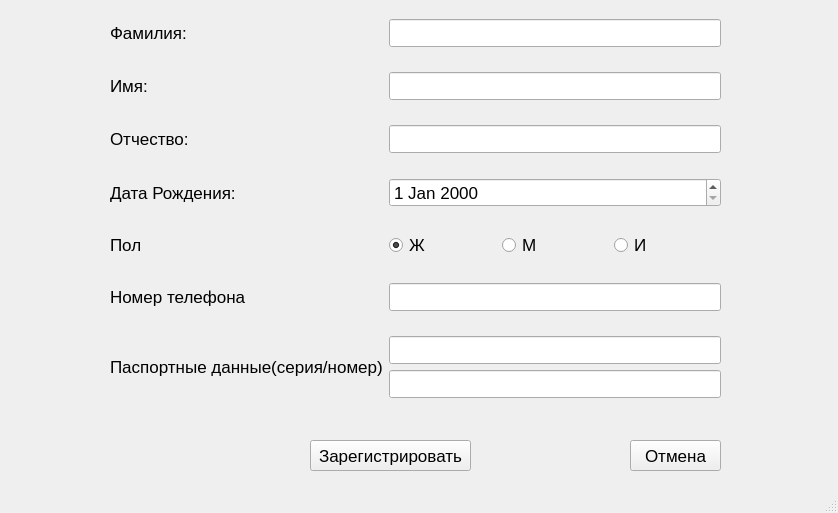
<?xml version="1.0" encoding="UTF-8"?>
<ui version="4.0">
 <class>people</class>
 <widget class="QMainWindow" name="people">
  <property name="geometry">
   <rect>
    <x>0</x>
    <y>0</y>
    <width>838</width>
    <height>513</height>
   </rect>
  </property>
  <property name="windowTitle">
   <string>Booking</string>
  </property>
  <widget class="QWidget" name="centralwidget">
   <widget class="QWidget" name="gridLayoutWidget">
    <property name="geometry">
     <rect>
      <x>110</x>
      <y>0</y>
      <width>611</width>
      <height>421</height>
     </rect>
    </property>
    <property name="font">
     <font>
      <pointsize>13</pointsize>
     </font>
    </property>
    <layout class="QGridLayout" name="gridLayout">
     <item row="6" column="0">
      <widget class="QLabel" name="label_7">
       <property name="font">
        <font>
         <pointsize>13</pointsize>
        </font>
       </property>
       <property name="text">
        <string>Паспортные данные(серия/номер)</string>
       </property>
      </widget>
     </item>
     <item row="4" column="0">
      <widget class="QLabel" name="label_5">
       <property name="font">
        <font>
         <pointsize>13</pointsize>
        </font>
       </property>
       <property name="text">
        <string>Пол</string>
       </property>
      </widget>
     </item>
     <item row="1" column="1">
      <widget class="QLineEdit" name="name">
       <property name="font">
        <font>
         <pointsize>13</pointsize>
        </font>
       </property>
      </widget>
     </item>
     <item row="3" column="1">
      <widget class="QDateEdit" name="brdata">
       <property name="font">
        <font>
         <pointsize>13</pointsize>
        </font>
       </property>
      </widget>
     </item>
     <item row="2" column="0">
      <widget class="QLabel" name="label_3">
       <property name="font">
        <font>
         <pointsize>13</pointsize>
        </font>
       </property>
       <property name="text">
        <string>Отчество:</string>
       </property>
      </widget>
     </item>
     <item row="3" column="0">
      <widget class="QLabel" name="label_4">
       <property name="font">
        <font>
         <pointsize>13</pointsize>
        </font>
       </property>
       <property name="text">
        <string>Дата Рождения:</string>
       </property>
      </widget>
     </item>
     <item row="0" column="1">
      <widget class="QLineEdit" name="surname">
       <property name="font">
        <font>
         <pointsize>13</pointsize>
        </font>
       </property>
      </widget>
     </item>
     <item row="4" column="1">
      <layout class="QHBoxLayout" name="horizontalLayout">
       <item>
        <widget class="QRadioButton" name="female">
         <property name="font">
          <font>
           <pointsize>13</pointsize>
          </font>
         </property>
         <property name="mouseTracking">
          <bool>true</bool>
         </property>
         <property name="tabletTracking">
          <bool>false</bool>
         </property>
         <property name="acceptDrops">
          <bool>false</bool>
         </property>
         <property name="autoFillBackground">
          <bool>false</bool>
         </property>
         <property name="text">
          <string>Ж</string>
         </property>
         <property name="checked">
          <bool>true</bool>
         </property>
        </widget>
       </item>
       <item>
        <widget class="QRadioButton" name="male">
         <property name="font">
          <font>
           <pointsize>13</pointsize>
          </font>
         </property>
         <property name="text">
          <string>М</string>
         </property>
        </widget>
       </item>
       <item>
        <widget class="QRadioButton" name="alian">
         <property name="text">
          <string>И</string>
         </property>
        </widget>
       </item>
      </layout>
     </item>
     <item row="5" column="0">
      <widget class="QLabel" name="label_6">
       <property name="font">
        <font>
         <pointsize>13</pointsize>
        </font>
       </property>
       <property name="text">
        <string>Номер телефона</string>
       </property>
      </widget>
     </item>
     <item row="1" column="0">
      <widget class="QLabel" name="label_2">
       <property name="font">
        <font>
         <pointsize>13</pointsize>
        </font>
       </property>
       <property name="text">
        <string>Имя:</string>
       </property>
      </widget>
     </item>
     <item row="6" column="1">
      <layout class="QVBoxLayout" name="verticalLayout">
       <item>
        <widget class="QLineEdit" name="seriya">
         <property name="font">
          <font>
           <pointsize>13</pointsize>
          </font>
         </property>
        </widget>
       </item>
       <item>
        <widget class="QLineEdit" name="nomer">
         <property name="font">
          <font>
           <pointsize>13</pointsize>
          </font>
         </property>
        </widget>
       </item>
      </layout>
     </item>
     <item row="2" column="1">
      <widget class="QLineEdit" name="secondname">
       <property name="font">
        <font>
         <pointsize>13</pointsize>
        </font>
       </property>
      </widget>
     </item>
     <item row="5" column="1">
      <widget class="QLineEdit" name="phone">
       <property name="font">
        <font>
         <pointsize>13</pointsize>
        </font>
       </property>
      </widget>
     </item>
     <item row="0" column="0">
      <widget class="QLabel" name="label">
       <property name="font">
        <font>
         <pointsize>13</pointsize>
        </font>
       </property>
       <property name="text">
        <string>Фамилия:</string>
       </property>
      </widget>
     </item>
    </layout>
   </widget>
   <widget class="QPushButton" name="enter">
    <property name="geometry">
     <rect>
      <x>310</x>
      <y>440</y>
      <width>161</width>
      <height>31</height>
     </rect>
    </property>
    <property name="font">
     <font>
      <pointsize>13</pointsize>
     </font>
    </property>
    <property name="text">
     <string>Зарегистрировать</string>
    </property>
   </widget>
   <widget class="QPushButton" name="exit">
    <property name="geometry">
     <rect>
      <x>630</x>
      <y>440</y>
      <width>91</width>
      <height>31</height>
     </rect>
    </property>
    <property name="font">
     <font>
      <pointsize>13</pointsize>
     </font>
    </property>
    <property name="text">
     <string>Отмена</string>
    </property>
   </widget>
  </widget>
  <widget class="QMenuBar" name="menubar">
   <property name="geometry">
    <rect>
     <x>0</x>
     <y>0</y>
     <width>838</width>
     <height>21</height>
    </rect>
   </property>
  </widget>
  <widget class="QStatusBar" name="statusbar"/>
 </widget>
 <resources/>
 <connections/>
</ui>
